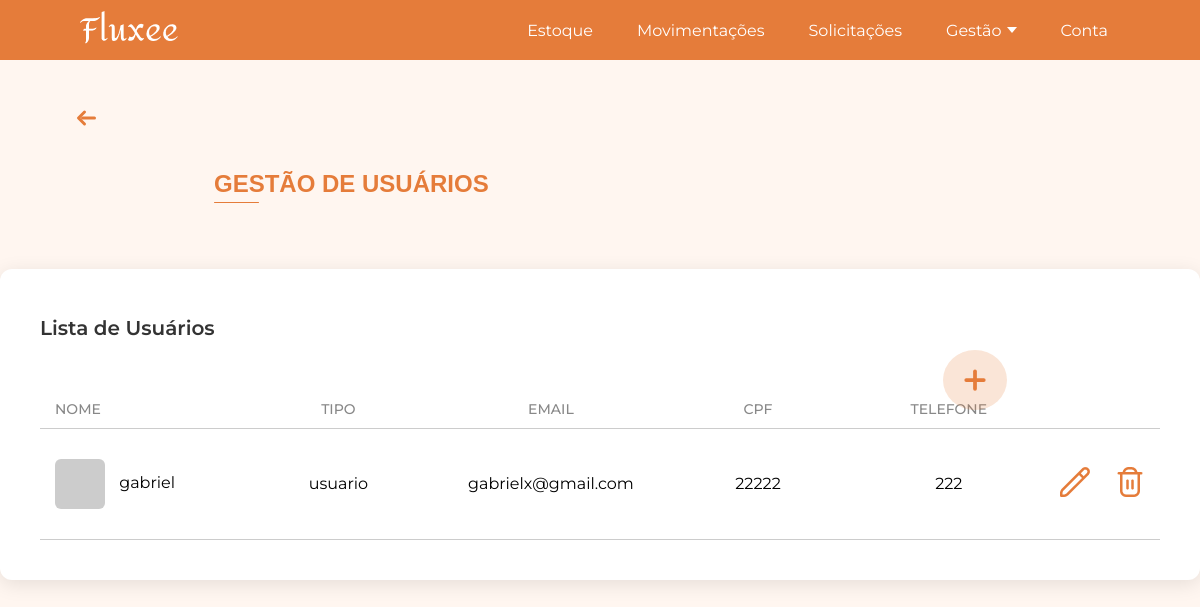
The page /usuarios/ (signed in) on the database as committed earlier.
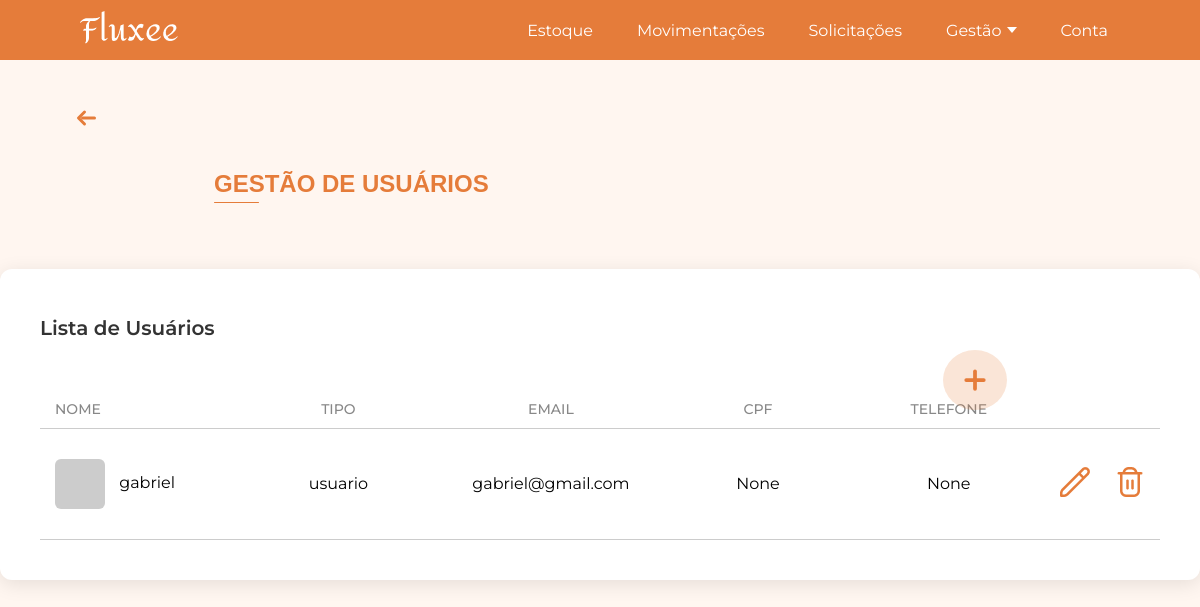
The same page on the database as committed later.
### app/models.py (models this page shows, shortened)
class User(db.Model, UserMixin):
    id = db.Column(db.Integer, primary_key=True)
    nome = db.Column(db.String(100), nullable=False)
    data_nascimento = db.Column(db.Date, nullable=True)
    genero = db.Column(db.String(20), nullable=True)
    email = db.Column(db.String(120), unique=True, nullable=False)
    cpf = db.Column(db.String(14), unique=True)
    telefone = db.Column(db.String(20), nullable=True)
    tipo_usuario = db.Column(db.String(50), nullable=False, default="usuario")
    senha = db.Column(db.String(200), nullable=False)
    imagem_perfil = db.Column(db.String(200), nullable=True)

### app/view.py (the view)
@app.route('/usuarios/')
@login_required
def usuarios():
    pagina_atual = request.args.get('page', 1, type=int)
    por_pagina = 10
    pagination = User.query.order_by(User.id).paginate(page=pagina_atual, per_page=por_pagina)
    usuarios = pagination.items
    mostrar_paginacao = pagination.pages > 1
    return render_template(
        'usuarios.html',
        usuarios=usuarios,
        pagination=pagination,
        pagina_atual=pagina_atual,
        mostrar_paginacao=mostrar_paginacao
    )

### app/models.py (called while the page is built)
@login_manager.user_loader
def load_user(user_id):
    return User.query.get(int(user_id))

### app/templates/usuarios.html (shortened to what this page needs)
<!DOCTYPE html>
<html lang="pt-BR">
<head>
    <link rel="stylesheet" href="{{ url_for('static', filename='css/gestao_usuarios.css') }}">
</head>
<body>
    {% include 'componentes/alertas/alerta_sucesso.html' %}
    {% include 'componentes/header/header.html' %}
    {% with texto="GESTÃO DE USUÁRIOS" %}
        {% include 'componentes/titulos/titulo.html' %}
    {% endwith %}
    {% include 'componentes/botoes/botao_gestao_add_usuarios.html' %}
    <div class="gestao-container">
        <div class="gestao-box">
            <h2 class="gestao-box-title">Lista de Usuários</h2>
            <div class="gestao-tabela">
                <div class="gestao-cabecalho">
                    <span class="coluna-usuario">NOME</span>
                    <span class="coluna-tipo">TIPO</span>
                    <span class="coluna-email">EMAIL</span>
                    <span class="coluna-cpf">CPF</span>
                    <span class="coluna-telefone">TELEFONE</span>
                </div>
                <div class="linha-titulos"></div>
                {% for u in usuarios %}
                    <div class="gestao-linha linha-dinamica">
                        <span class="linha-usuario">
                            {% if u.imagem_perfil %}
                                <img src="{{ url_for('static', filename='uploads/usuarios/' + u.imagem_perfil) }}"
                                    alt="{{ u.nome }}" class="produto-img">
                            {% else %}
                                <div class="produto-img-placeholder"></div>
                            {% endif %}
                            {{ u.nome }}
                        </span>
                        <span class="linha-tipo">{{ u.tipo_usuario }}</span>
                        <span class="linha-email">{{ u.email }}</span>
                        <span class="linha-cpf">{{ u.cpf }}</span>
                        <span class="linha-telefone">{{ u.telefone }}</span>
                        <span class="linha-acoes">
                            <a href="{{ url_for('editar_usuario', id=u.id) }}" class="btn-edit">
                                <img src="{{ url_for('static', filename='icons/edit.png') }}" alt="editar">
                            </a>
                            <a href="javascript:void(0);"
                            class="btn-delete"
                            data-nome="{{ u.nome }}"
                            data-link="{{ url_for('deletar_usuario', id=u.id) }}">
                                <img src="{{ url_for('static', filename='icons/delete.png') }}" alt="excluir">
                            </a>
                        </span>
                    </div>
                {% endfor %}
            </div>
        </div>
    </div>
</body>
</html>

Rows that differ between the two databases and show on the page:
changed User "gabriel": email "gabrielx@gmail.com" → "gabriel@gmail.com"; cpf "22222" → "None"; telefone "222" → "None"
